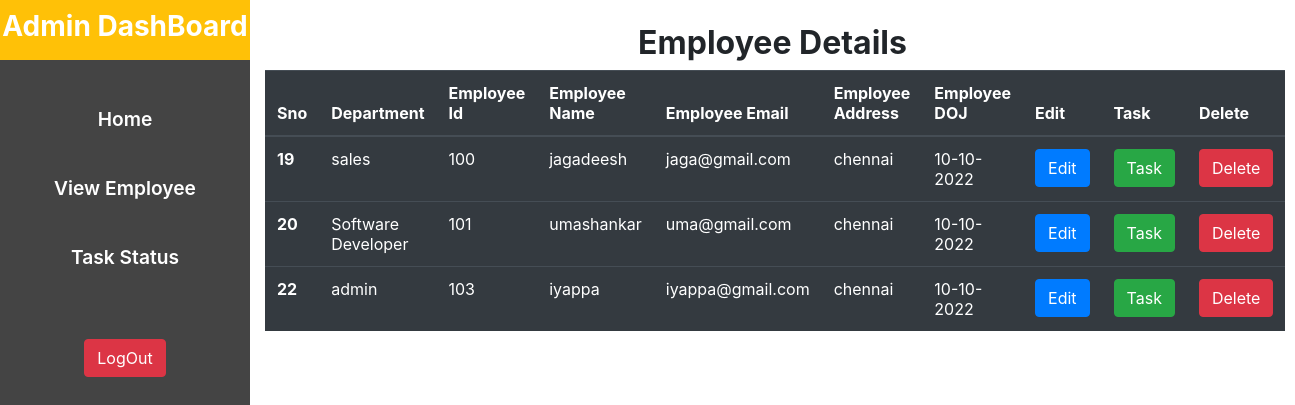
/view_employee/, run on the app's committed database.
### mysite/models.py (models this page shows, shortened)
class employee(models.Model):
    user = models.OneToOneField(User,on_delete=models.CASCADE)
    employee_id=models.IntegerField()
    department_name=models.CharField(max_length=30)
    employee_name=models.CharField(max_length=30)
    employee_email=models.CharField(max_length=30)
    employee_address=models.CharField(max_length=30)
    employee_doj=models.CharField(max_length=30)
    profile=models.ImageField()
    status=models.BooleanField(default=False)
    added_on =models.DateTimeField(auto_now_add=True,null=True)
    update_on = models.DateTimeField(auto_now=True,null=True)

### mysite/views.py (the view)
# urls.py: path("view_employee/",views.view_employee,name="view_employee"),
def view_employee(request):
    data=employee.objects.all()
    return render(request,"emplist.html",{"data":data})

### template/emplist.html
{% extends 'base.html' %}
{% block content %}
{% include 'dashboard.html' %}
<section>
    <div class="container pt-4">
        <h2 class="text-center font-weight-bold">Employee Details</h2>
        <table class="table table-dark">
            <thead>
              <tr>
                <th scope="col">Sno</th>
                <th scope="col">Department</th>
                <th scope="col">Employee Id</th>
                <th scope="col">Employee Name</th>
                <th scope="col">Employee Email</th>
                <th scope="col">Employee Address</th>
                <th scope="col">Employee DOJ</th>
                <th scope="col">Edit</th>
                <th scope="col">Task</th>
                <th scope="col">Delete</th>
              </tr>
            </thead>
            <tbody>
              {% for i in data %}
                <tr>
                  <th scope="row">{{i.user_id}}</th>
                  <td>{{i.department_name}}</td>
                  <td>{{i.employee_id}}</td>
                  <td>{{i.employee_name}}</td>
                  <td>{{i.employee_email}}</td>
                  <td>{{i.employee_address}}</td>
                  <td>{{i.employee_doj}}</td>
                  <td><a href="##" class="btn btn-primary">Edit</a></td>
                  <td><a href="/assign_task/{{i.id}}" class="btn btn-success">Task</a></td>
                  <td><a href="##" class="btn btn-danger">Delete</a></td>
                </tr>
              {% endfor %}
            </tbody>
          </table>
    </div>
</section>
{% endblock %}

### template/base.html (shortened to what this page needs)
{% include 'header.html' %}
<!DOCTYPE html>
<html lang="en">
<head>
</head>
<body>
    {% block content %}
    {% endblock %}
</body>
</html>

### template/header.html (shortened to what this page needs)
{%  load static %}
<link rel="stylesheet" href="{% static 'style\style.css' %}">
<link rel="stylesheet" href="{% static 'css\bootstrap.min.css'%}">

### template/dashboard.html (shortened to what this page needs)
<div class="wrapper">
    <div class="menu">
        <h3 class="head text-center font-weight-bold bg-warning">Admin DashBoard</h3>
        <ul class="items ">
            <li>
                <a href="/user_adminhome">Home</a>
            </li>
            <li>
                <a href="/view_employee">View Employee</a>
            </li>
            <li>
                <a href="/task_status">Task Status</a>
            </li>
            <div class="action pt-5">
                <a href="{% url 'admin_logout' %}" class="btn btn-danger ">LogOut</a>
            </div>
        </ul>
    </div>
</div>

### static/style/style.css (style rules this page uses)
* { margin: 0; padding: 0; box-sizing: border-box; }
html { scroll-behavior: smooth; }
body { font-family: 'Open Sans', sans-serif; font-size: 14px; font-weight: 400; line-height: 20px; }
.container { width: 100%; max-width: 1440px; margin: 0 auto; padding: 0 15px; }
html { height: 100%; }
body { font-family: 'Open Sans', sans-serif; display: flex; flex-direction: column; min-height: 100%; }
a { text-decoration: none; }

### template/dashboard.html (style rules this page uses)
html { scroll-behavior: smooth; }
.wrapper { position: fixed; height: 100%; width: 250px; background-color: #444; }
ul { text-align: center; }
li { list-style: none; padding: 20px; }
.items { margin-top: 10%; }
ul a { color: white; font-size: larger; font-weight: 600; }
.head { padding-top: 10px; color: white; height: 60px; }
section { margin-left: 250px; }

### data on the page
employee: user_id "19", department_name "sales", employee_id "100", employee_name "jagadeesh", employee_email "jaga@gmail.com", employee_address "chennai", employee_doj "10-10-2022"
employee: user_id "20", department_name "Software Developer", employee_id "101", employee_name "umashankar", employee_email "uma@gmail.com", employee_address "chennai", employee_doj "10-10-2022"
employee: user_id "22", department_name "admin", employee_id "103", employee_name "iyappa", employee_email "iyappa@gmail.com", employee_address "chennai", employee_doj "10-10-2022"
